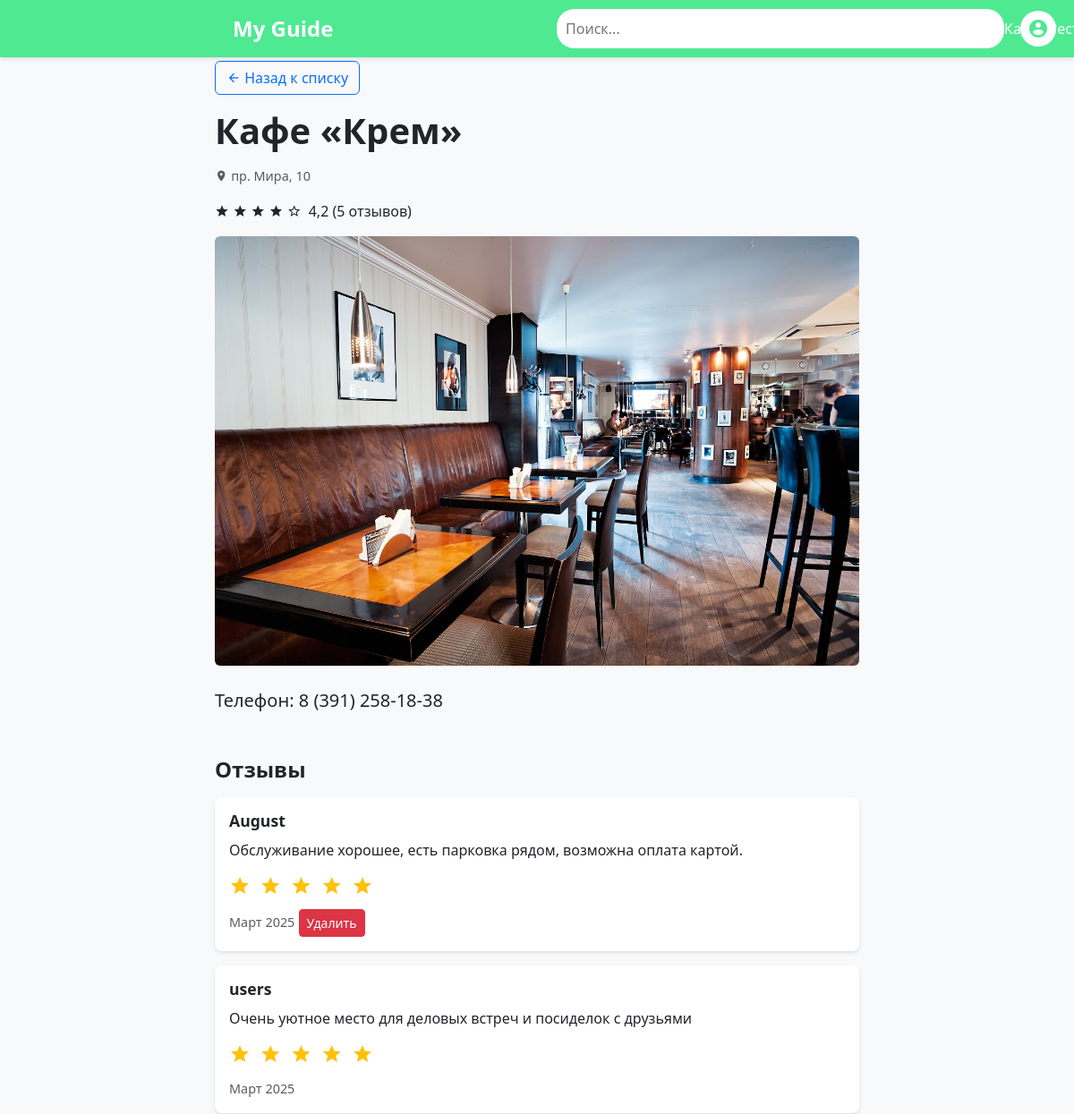
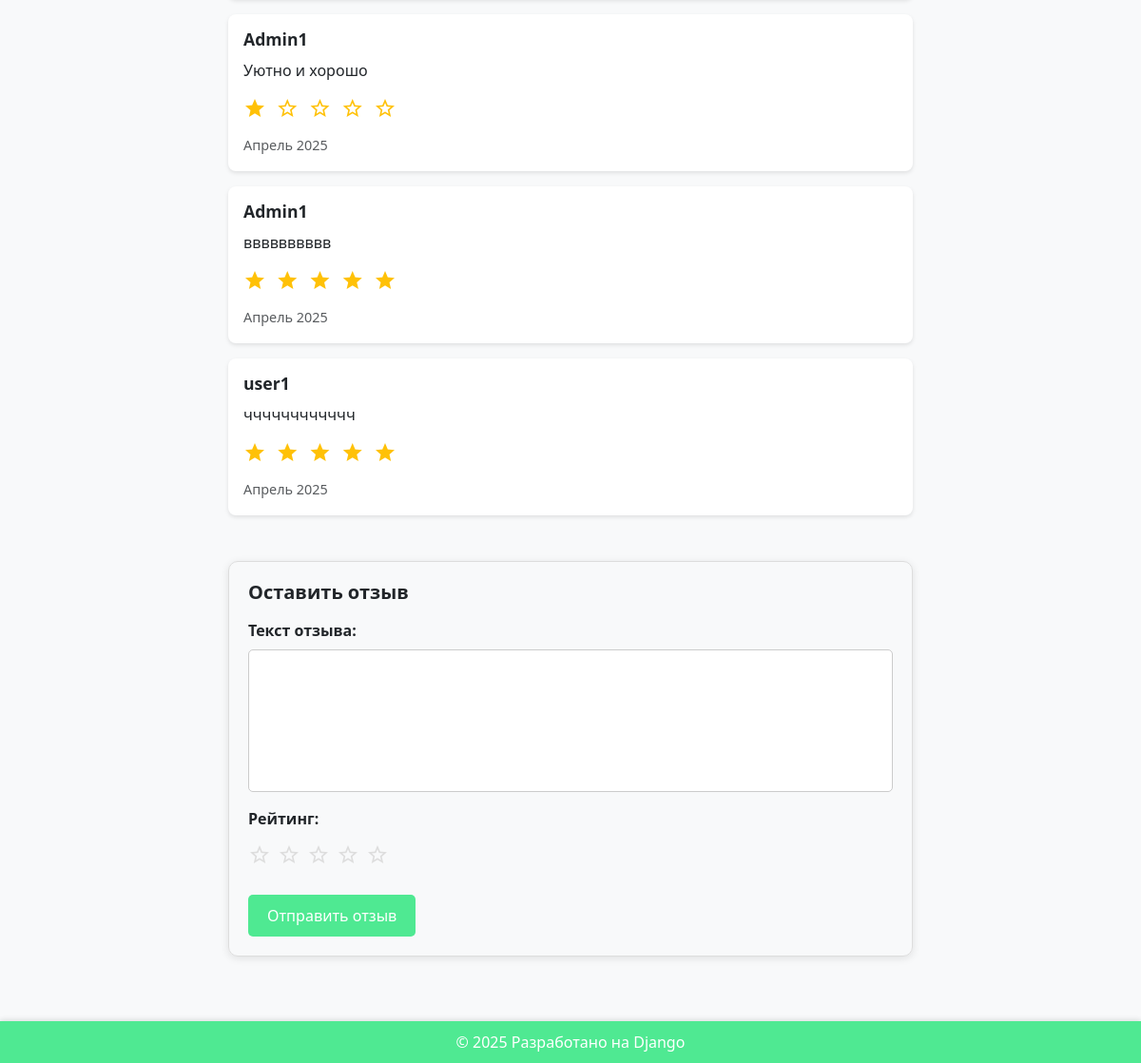
/places/4/ (signed in), run on the app's committed database (2 pictures, top to bottom).
### places/models.py (models this page shows, shortened)
class Place(models.Model):
    CATEGORY_CHOICES = [
        ('cafe', 'Кафе'),
        ('restaurant', 'Ресторан'),
        ('other', 'Другое'),
    ]
    title = models.CharField(max_length=200)
    address = models.CharField(max_length=200)
    description = models.TextField()
    image = models.ImageField(upload_to='places/', blank=True, null=True)
    category = models.CharField(
        max_length=20,
        choices=CATEGORY_CHOICES,
        default='other'
    )  # Новое поле для категории
    created_at = models.DateTimeField(auto_now_add=True)
    def average_rating(self):
        return self.reviews.all().aggregate(Avg('rating'))['rating__avg'] or 0

class Review(models.Model):
    place = models.ForeignKey(Place, on_delete=models.CASCADE, related_name='reviews')
    user = models.ForeignKey(User, on_delete=models.CASCADE)
    text = models.TextField()
    rating = models.IntegerField(choices=[(i, i) for i in range(1, 6)])
    created_at = models.DateTimeField(auto_now_add=True)

### places/views.py (the view)
# urls.py: path('<int:place_id>/', views.place_detail, name='place_detail'),
def place_detail(request, place_id):
    place = get_object_or_404(Place, id=place_id)
    if request.method == 'POST' and request.user.is_authenticated:
        form = ReviewForm(request.POST)
        if form.is_valid():
            review = form.save(commit=False)
            review.place = place
            review.user = request.user
            review.save()
            return redirect('place_detail', place_id=place.id)
    else:
        form = ReviewForm()
    return render(request, 'places/place_detail.html', {
        'place': place,
        'review_form': form,
    })

### places/forms.py
class ReviewForm(forms.ModelForm):
    class Meta:
        model = Review
        fields = ['text', 'rating']
        widgets = {
            'text': forms.Textarea(attrs={'rows': 4}),
            'rating': forms.Select(),
        }

### places/templates/places/place_detail.html (shortened to what this page needs)
{% extends 'places/base.html' %}
{% block content %}
<div class="container py-5">
    <div class="row">
        <div class="col-md-8 offset-md-2">
            <a href="{% url 'places' %}" class="btn btn-outline-primary mb-3">
                <i class="mdi mdi-arrow-left"></i> Назад к списку
            </a>
            <h1 class="mb-3 fw-bold">{{ place.title }}</h1>
            <p class="text-muted">
                <i class="mdi mdi-map-marker"></i> {{ place.address }}
            </p>
            <div class="d-flex mb-3 align-items-center">
                <div class="rating me-2">
                    {% for i in "12345" %}
                        {% if i <= place.average_rating|floatformat:0 %}
                            <i class="mdi mdi-star"></i>
                        {% else %}
                            <i class="mdi mdi-star-outline"></i>
                        {% endif %}
                    {% endfor %}
                </div>
                <span>{{ place.average_rating|floatformat:1 }} ({{ place.reviews.count }} отзывов)</span>
            </div>
            <img src="{{ place.image.url }}" alt="{{ place.title }}" class="img-fluid rounded mb-4">
            <p class="lead">{{ place.description }}</p>
            <h4 class="mt-5 mb-3 fw-bold">Отзывы</h4>
            {% for review in place.reviews.all %}
            <div class="card mb-3">
                <div class="card-body">
                    <h5 class="card-title">{{ review.user.username }}</h5>
                    <p class="card-text">{{ review.text }}</p>
                    <div class="star-rating mb-2">
                        {% for i in "12345" %}
                            {% if i|add:0 <= review.rating %}
                                <i class="mdi mdi-star text-warning"></i>
                            {% else %}
                                <i class="mdi mdi-star-outline text-warning"></i>
                            {% endif %}
                        {% endfor %}
                    </div>
                    <small class="text-muted">{{ review.created_at|date:"F Y" }}</small>
                    {% if user.is_staff or review.user == user %}
                    <form action="{% url 'delete_review' place.id review.id %}" method="post" style="display:inline;">
                        <button type="submit" class="btn btn-danger btn-sm">Удалить</button>
                    </form>
                    {% endif %}
                </div>
            </div>
            {% endfor %}
            {% if user.is_authenticated %}
            <div class="comment-form mt-5">
                <h5 class="mb-3 fw-bold">Оставить отзыв</h5>
                <form method="post">
                    <div class="mb-3">
                        <label class="form-label fw-bold">Текст отзыва:</label>
                        <textarea name="text" class="form-control" rows="4" required id="id_text" style="resize: none;"></textarea>
                    </div>
                    <div class="mb-4">
                        <label class="form-label fw-bold">Рейтинг:</label>
                        <div class="star-rating-form">
                            {% for i in "54321" %}
                                <label for="star{{i}}"><i class="mdi mdi-star{% if review_form.rating.value != i %}-outline{% endif %}"></i></label>
                            {% endfor %}
                        </div>
                    </div>
                    <button type="submit" class="btn btn-primary">Отправить отзыв</button>
                </form>
            </div>
            {% else %}
            <p>Чтобы оставить отзыв, пожалуйста, <a href="{% url 'login' %}">войдите</a>.</p>
            {% endif %}
        </div>
    </div>
</div>
{% endblock %}

### places/templates/places/base.html (style rules this page uses)
:root { --primary-color: #4fe992; --secondary-color: #3a9461; --primary-gradient: linear-gradient(to right, var(--primary-color), var(--secondary-color)); }
body { font-family: 'Segoe UI', Tahoma, Geneva, Verdana, sans-serif; min-height: 100vh; display: flex; flex-direction: column; background-color: #f8f9fa; }
.star-rating { color: gold; }
.btn-primary { background-color: #4fe992; border: none; color: white; padding: 10px 20px; border-radius: 5px; transition: background-color 0.3s ease; }
.comment-form { border: 1px solid #ddd; padding: 20px; border-radius: 10px; box-shadow: 0 2px 8px rgba(0, 0, 0, 0.1); }
.comment-form label { font-weight: 500; }
.comment-form textarea { width: 100%; height: 150px; padding: 10px; border: 1px solid #ccc; border-radius: 5px; resize: vertical; }

### places/templates/places/place_detail.html (style rules this page uses)
.star-rating { font-size: 1.5rem; letter-spacing: 2px; }
.star-rating i { color: #ffc107; }
.star-rating-form { display: flex; flex-direction: row-reverse; justify-content: flex-end; font-size: 1.5rem; letter-spacing: 2px; }
.star-rating-form label { color: #ddd; cursor: pointer; margin-right: 5px; }
.card { border-radius: 8px; box-shadow: 0 2px 4px rgba(0,0,0,0.1); border: none; }
.card-title { font-size: 1.1rem; font-weight: 600; }
.card-text { margin: 10px 0; }
.text-muted { font-size: 0.9rem; }

### data on the page
Place: title "Кафе «Крем»", address "пр. Мира, 10", average_rating "4,2", reviews.count "5", image (picture), description "Телефон: 8 (391) 258-18-38"
Review: user.username "August", text "Обслуживание хорошее, есть парковка рядом, возможна оплата картой.", rating 5 (drawn), created_at "Март 2025", shows "Удалить"
Review: user.username "users", text "Очень уютное место для деловых встреч и посиделок с друзьями", rating 5 (drawn), created_at "Март 2025"
Review: user.username "Admin1", text "Уютно и хорошо", rating 1 (drawn), created_at "Апрель 2025"
Review: user.username "Admin1", text "вввввввввв", rating 5 (drawn), created_at "Апрель 2025"
Review: user.username "user1", text "чччччччччччч", rating 5 (drawn), created_at "Апрель 2025"
